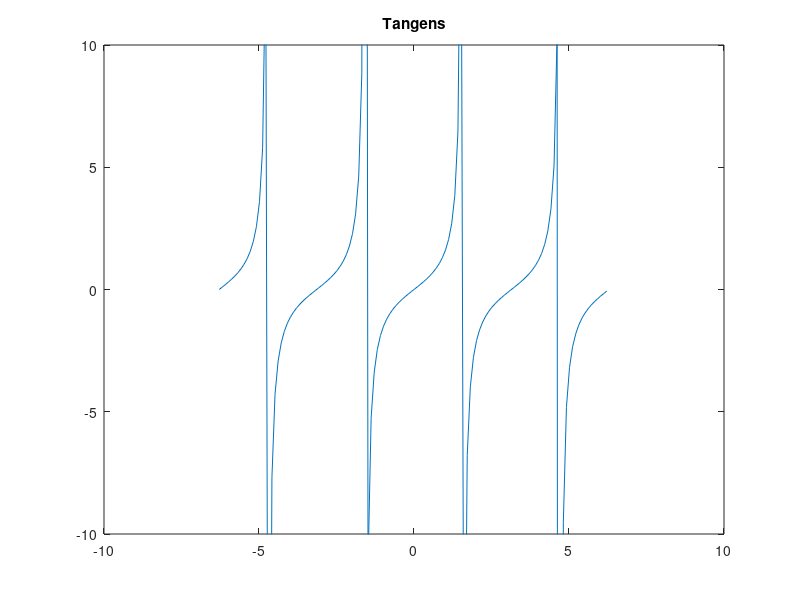

This chart was generated by the following MATLAB code:
% Workspace zurücksetzen
clear all;
clc;

% Werte generieren
x = -2*pi:0.1:2*pi;
y = tan(x);
plot(x, y);
ylim([-10 10]);
title('Tangens');